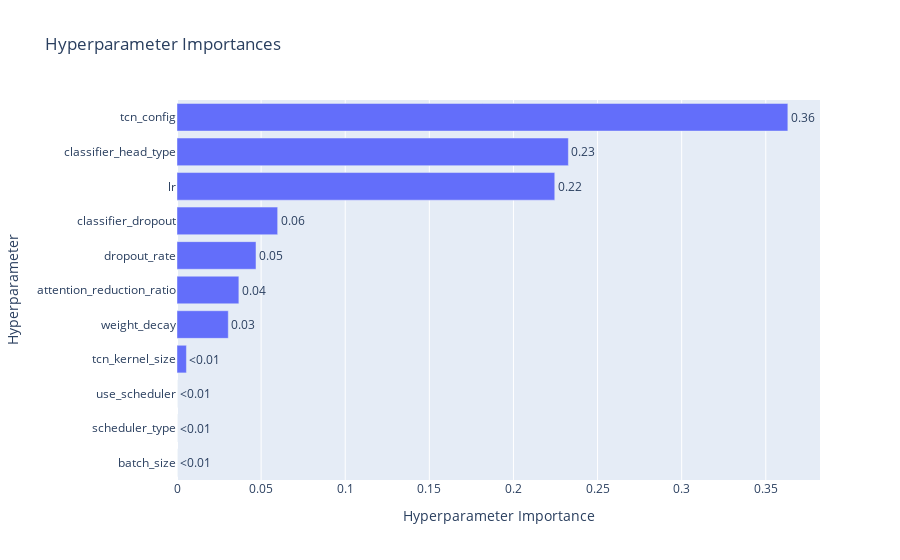

The code cell stored with this chart in its notebook:
### Code cell
# To be run after your study is complete
optuna.visualization.plot_param_importances(study)

### Figure 1 — Plotly figure (JSON) as saved in the notebook; plotly's stock layout.template omitted (floating-point values rounded to 4 significant figures)
{"data": [{"cliponaxis": false, "hovertemplate": ["batch_size (CategoricalDistribution): 0.0<extra></extra>", "scheduler_type (CategoricalDistribution): 0.0<extra></extra>", "use_scheduler (CategoricalDistribution): 0.0<extra></extra>", "tcn_kernel_size (CategoricalDistribution): 0.005605550191460503<extra></extra>", "weight_decay (FloatDistribution): 0.03049041806225175<extra></extra>", "attention_reduction_ratio (CategoricalDistribution): 0.03677995106870042<extra></extra>", "dropout_rate (FloatDistribution): 0.04696069342843559<extra></extra>", "classifier_dropout (FloatDistribution): 0.059841381949218064<extra></extra>", "lr (FloatDistribution): 0.22455902690866686<extra></extra>", "classifier_head_type (CategoricalDistribution): 0.23265022980608693<extra></extra>", "tcn_config (CategoricalDistribution): 0.36311274858517995<extra></extra>"], "name": "Objective Value", "orientation": "h", "text": ["<0.01", "<0.01", "<0.01", "<0.01", "0.03", "0.04", "0.05", "0.06", "0.22", "0.23", "0.36"], "textposition": "outside", "type": "bar", "x": [0, 0, 0, 0.005606, 0.03049, 0.03678, 0.04696, 0.05984, 0.2246, 0.2327, 0.3631], "y": ["batch_size", "scheduler_type", "use_scheduler", "tcn_kernel_size", "weight_decay", "attention_reduction_ratio", "dropout_rate", "classifier_dropout", "lr", "classifier_head_type", "tcn_config"]}], "layout": {"title": {"text": "Hyperparameter Importances"}, "xaxis": {"title": {"text": "Hyperparameter Importance"}}, "yaxis": {"title": {"text": "Hyperparameter"}}}}
